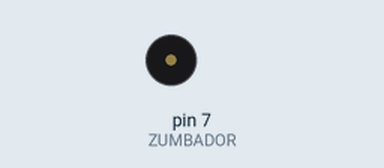
A sketch run on a simulated Arduino Uno, built with avr-gcc and run on an emulated ATmega328P. Shown: buzzer (waves = sounding, pin HIGH).

Above: at 0.6 s.
Timing chart, 0 to 3.0 s (numbered marks = the images above):
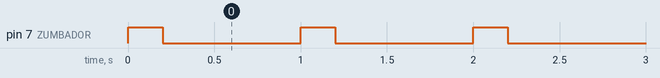

Measured:
- by itself, pin 7 (ZUMBADOR): alternates HIGH for 0.20 s and LOW for 0.80 s

The sketch:

05-zumbador.ino
```cpp
const int ZUMBADOR = 7;

void setup()
{
  pinMode(ZUMBADOR, OUTPUT);
}

void loop()
{
  digitalWrite(ZUMBADOR, HIGH);
  delay(200);
  digitalWrite(ZUMBADOR, LOW);
  delay(800);
}
```
